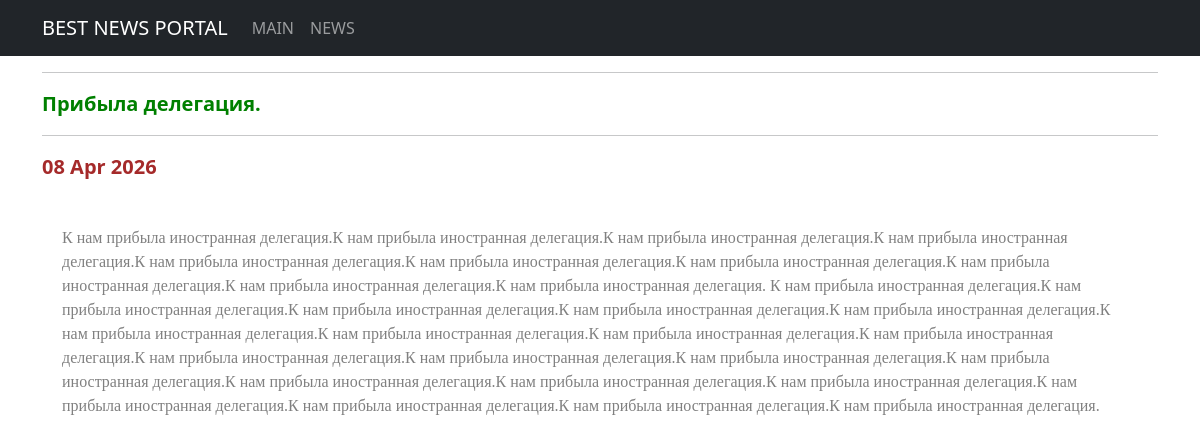
/news/3/, run on the app's committed database.
### news/models.py (models this page shows, shortened)
class Post(models.Model):
    ARTICLE = 'AR'
    NEWS = 'NW'
    TYPE_CHOICES = [(ARTICLE, 'Статья'), (NEWS, 'Новость')]
    author = models.ForeignKey(Author, on_delete=models.CASCADE)
    post_type = models.CharField(max_length=2, choices=TYPE_CHOICES, default=ARTICLE)
    created_at = models.DateTimeField(auto_now_add=True)
    categories = models.ManyToManyField(Category, through='PostCategory')
    title = models.CharField(max_length=250)
    text = models.TextField()
    rating = models.IntegerField(default=0)

### news/views.py (the view)
# urls.py: path('<int:pk>/', PostDetailView.as_view()),
class PostDetailView(DetailView):
    model = Post
    template_name = 'flatpages/post_detail.html'
    context_object_name = 'post'

### templates/flatpages/post_detail.html
{% extends 'flatpages/default.html' %}
{% block content %}
<hr>
    <div style="text-align: left; color: green; font-size: 20px; font-weight: bold;">
        {{ post.title }}
    </div>
<hr>
    <div style="text-align: left;
    font-size: 20px; color: brown; font-weight: bold;">{{ post.created_at|date:"d M Y" }}</div>
<br>
    <div style="text-align: left;
               color: grey; font-family: tahoma; padding: 20px;">
        {{ post.text }}
    </div>
{% endblock %}

### data on the page
Post: title "Прибыла делегация.", created_at "08 Apr 2026", text "К нам прибыла иностранная делегация.К нам прибыла иностранная делегация.К нам прибыла иностранная делегация.К нам прибыла иностранная делегация.К нам прибыла иностранная делегация.К нам прибыла иностранная делегация.К нам прибыла иностранная делегация.К нам прибыла иностранная делегация.К нам прибыла иностранная делегация.К нам прибыла иностранная делегация. К нам прибыла иностранная делегация.К нам прибыла иностранная делегация.К нам прибыла иностранная делегация.К нам прибыла иностранная делегация.К нам прибыла иностранная делегация.К нам прибыла иностранная делегация.К нам прибыла иностранная делегация.К нам прибыла иностранная делегация.К нам прибыла иностранная делегация.К нам прибыла…"
